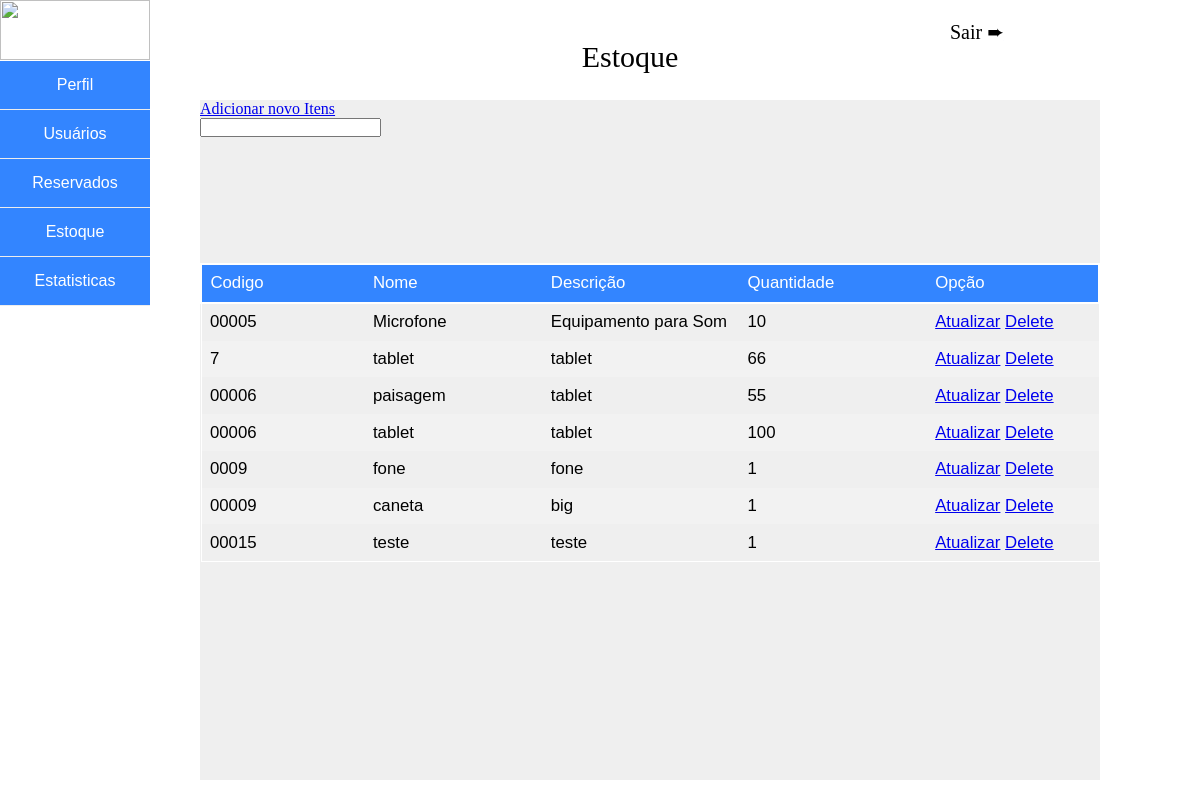
/logado/lib/stock.php (signed in), run on an earlier commit of the app's database.
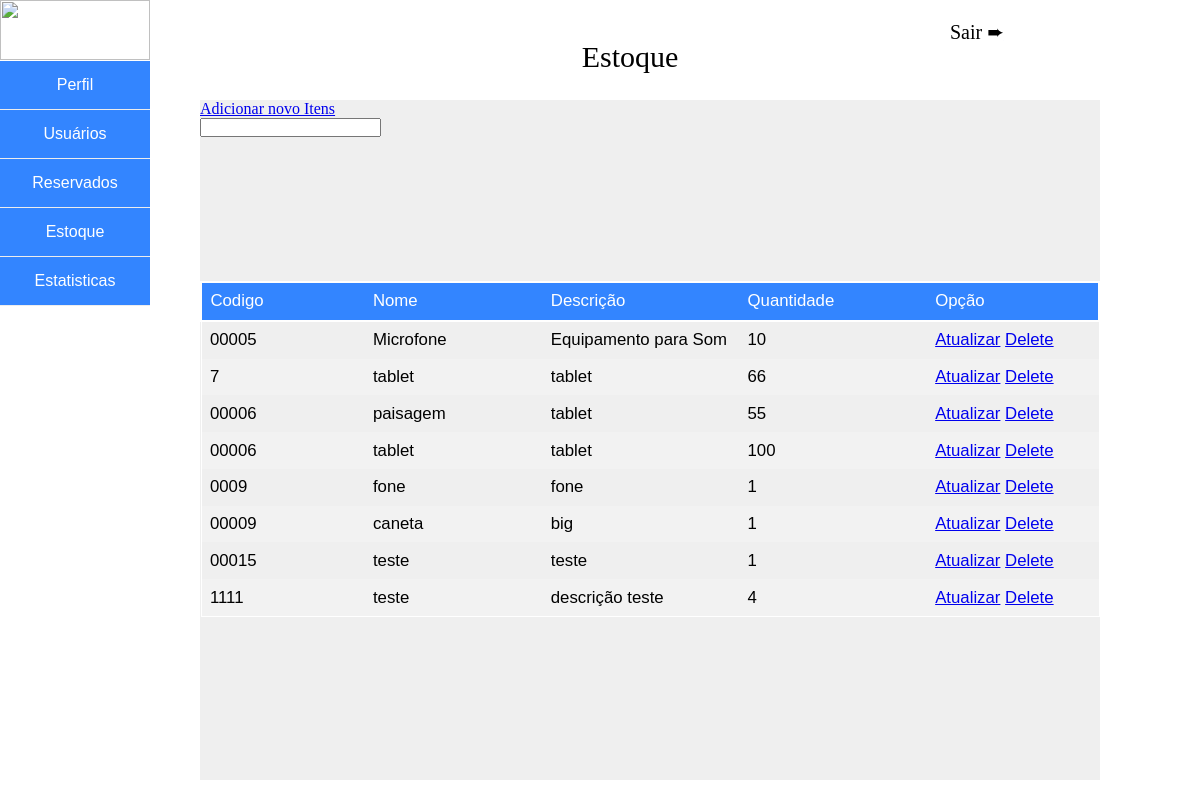
And on a later commit of the database.
### tables this page shows
CREATE TABLE `stock` (
  `id_item` int(11) NOT NULL,
  `code_item` varchar(11) NOT NULL,
  `amount_item` int(255) NOT NULL,
  `name_item` varchar(200) NOT NULL,
  `description_item` varchar(300) NOT NULL,
  `img_item` mediumblob NOT NULL,
  `remaining` varchar(255) NOT NULL
);

### crud/crud.php (the view, shortened to what this page needs)
<?php
$connect = new PDO("mysql:host=localhost; dbname=sistemreserve", "root", "root");
			?>
				<?php
	function read_stock() {
		global $connect;
		$select = $connect->prepare("SELECT * FROM stock");
		$select -> setFetchMode(PDO::FETCH_ASSOC);
		$select -> execute();
		while ($data=$select->fetch()){
		?>
		<tr>
			<br>
			<td><?php echo $data["code_item"];?></td>
			<td><?php echo $data["name_item"];?></td>
			<td><?php echo $data["description_item"];?></td>
			<td><?php echo $data["amount_item"];?></td>
			<td>
				<a href="update.php?edit_id=<?php echo $data['id_user']; ?>">Atualizar</a>
				<a href="delete.php?del_id=<?php echo $data['id_user']; ?>">Delete</a>
			</td>
		</tr>
		<?php
		}
	}
?>

### logado/lib/stock.php (shortened to what this page needs)
<html>
    <head>
    <link rel="stylesheet" type="text/css" href="../../assets/css/design.css">
    </head>
<body>
    <div class="cor">
            <div class="logofacima">
                    <img class="imgfaclogo" src="http://bit.ly/2yMoENh">
            </div>
            <div class="div-menu-lateral">
                    <nav class="menu">
                        <ul>
                            <li>
                                <a href="../lib/profile.php">Perfil</a>
                            </li>
                            <li>
                                <a href="../lib/user.php">Usuários</a>
                            </li>
                            <li>
                                <a href="../lib/reserve.php">Reservados</a>
                            </li>
                            <li>
                                <a href="../lib/stock.php">Estoque</a>
                            </li>
                            <li>
                                <a href="../lib/stats.php">Estatisticas</a>
                            </li>
                        </ul>
                    </nav>
            </div>
            <div class="absolutecabecalho">
                    Estoque
            </div>
            <div class="absoluteimgsair">
                    <a href="link-de-saida" title="SAIR">
                            <label for="bt_sair">Sair &#x27A8; </label>
                    </a>
            </div>
            <div class="divprincipal">
                <div>
                    <a href="add_stock.php">Adicionar novo Itens</a>
                </div>
                <div>
                    <input type="search" name="search">
                </div>
                <table>
                  <thead>
                    <tr>
                      <td>Codigo</td>
                      <td>Nome</td>
                      <td>Descrição</td>
                      <td>Quantidade</td>
                      <td>Opção</td>
                    </tr>
                  </thead>
                  <tbody>
                      <?php
                        read_stock();
                      ?>
                  </tbody>
                </table>
            </div>
    </div>
</body>
</html>

### assets/css/design.css (style rules this page uses)
* { margin: 0; padding: 0; }
.menu { width: 150px; height: 100%; background-color: #3385ff; font-family: Arial; }
.menu ul { list-style: none; position: relative; }
.menu ul li { width: 150px; float: none; border-bottom: 1px solid #ededed; }
.menu a { padding: 15px; display: block; text-decoration: none; text-align: center; background-color: #3385ff; color: #fff; }
.divprincipal { width: 80%; height: 85%; position: absolute; top: 100px; left: 25px; overflow: scroll; white-space: normal; background-color: #efefef; z-index: 1; overflow-x:auto; }
.divprincipal table { width: 100%; border-collapse: collapse; border: 1px solid #ffffff; font-family: "Arial"; font-size: 105%; }
.divprincipal table thead { border: 2px solid #fff; background-color: #3385ff; color: #fff; }
.divprincipal table tr:nth-child(even) { background-color: #f2f2f2 }
.divprincipal table td { width: 25em; text-align: left; padding: 0.5em; height: 30px; }
label[for="bt_sair"] { color: black; font-size: 20px; cursor: pointer; text-decoration: underline #FFFFFF; }
.cor { background-color: #FFFFFF; }
.imgfaclogo { width: 150px; height: 60px; }
@media (min-width: 1px) { .absoluteimgsair { width: 73px; height: 30px; position: absolute; top: 10px; left: 75px; overflow: visible; white-space: normal; background-color: #FFFFFF; z-index: 10; } }
@media (min-width: 801px) { .absoluteimgsair { width: 73px; height: 30px; position: absolute; top: 10px; left: 750px; overflow: visible; white-space: normal; background-color: #FFFFFF; z-index: 10; } }
@media (min-width: 801px) { .divprincipal { width: 70%; height: 85%; position: relative; top: 100px; left: 200px; overflow: scroll; white-space: normal; background-color: #efefef; z-index: 1; overflow-x:auto; } }
@media (min-width: 801px) { .divprincipal table { width: 100%; border-collapse: collapse; border: 1px solid #ffffff; font-family: "Arial"; font-size: 105%; } }
@media (min-width: 801px) { .divprincipal table thead { border: 2px solid #fff; background-color: #3385ff; color: #fff; } }
@media (min-width: 801px) { .divprincipal table tr:nth-child(even) { background-color: #f2f2f2 } }
@media (min-width: 801px) { .divprincipal table td { width: 25em; text-align: left; padding: 0.5em; height: 30px; } }
@media (min-width: 801px) { .absolutecabecalho { width: 300px; height: 30px; position: absolute; top: 40px; left: 40%; overflow: visible; white-space: normal; background-color: #FFFFFF; text-align: center; font-family: Pacifico, serif; font-size: 30px; z-index: 2; } }
@media (min-width: 801px) { .div-menu-lateral { top: 61px; position: absolute; z-index: 3; } }
@media (min-width: 801px) { .logofacima { position: absolute; } }
@media (min-width: 1024px) { .absoluteimgsair { width: 73px; height: 30px; position: absolute; top: 20px; left: 950px; overflow: visible; white-space: normal; background-color: #FFFFFF; z-index: 10; } }
@media (min-width: 1024px) { .divprincipal { width: 75%; height: 85%; position: relative; top: 100px; left: 200px; overflow: scroll; white-space: normal; background-color: #efefef; z-index: 1; overflow-x:auto; } }
@media (min-width: 1024px) { .divprincipal table { width: 100%; border-collapse: collapse; border: 1px solid #ffffff; font-family: "Arial"; font-size: 105%; } }
@media (min-width: 1024px) { .divprincipal table thead { border: 2px solid #fff; background-color: #3385ff; color: #fff; } }
@media (min-width: 1024px) { .divprincipal table tr:nth-child(even) { background-color: #f2f2f2 } }
@media (min-width: 1024px) { .divprincipal table td { width: 25em; text-align: left; padding: 0.5em; height: 30px; } }
@media (min-width: 1024px) { .absolutecabecalho { width: 300px; height: 30px; position: absolute; top: 40px; left: 40%; overflow: visible; white-space: normal; background-color: #FFFFFF; text-align: center; font-family: Pacifico, serif; font-size: 30px; z-index: 2; } }
@media (min-width: 1024px) { .div-menu-lateral { top: 61px; position: absolute; z-index: 3; } }
@media (min-width: 1024px) { .logofacima { position: absolute; } }

What changed in the data, as far as the page shows it:
added stock: code_item "1111", name_item "teste", description_item "descrição teste", amount_item "4"
